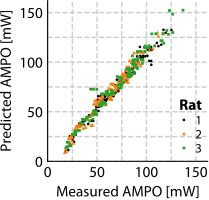

Python code for this plot:
#| label: fig-r-correlation
#| fig-cap: Comparison of experimentally measured and predicted AMPO. Measured AMPO was
#|   derived from experimentally observed MTC length and GM force. Predicted AMPO was derived using a Hill
#|   MTC-type model, with experimentally measured MTC length and stimulation over time as inputs to predict
#|   GM force. Each dot represents AMPO of one full cycle where muscle stimulation was present, such that
#|   there are three dots for each experimental SSC condition. The nearly perfect correlation demonstrates that a
#|   Hill-type MTC model can accurately predict the influence of MTC length and stimulation over time on
#|   AMPO.

#%% Load packages & set directories
import os, sys
import pandas as pd
import numpy as np
import matplotlib.pyplot as plt
from pathlib import Path

# Set directories
cwd = Path.cwd()
baseDir = cwd.parent
dataDir = baseDir / 'data'
funcDir = baseDir / 'analysis' / 'functions'
sys.path.append(str(funcDir))

import cust_fig

plt.close('all')

#%%
cust_fig.style(plt, fontname='Minion Pro',fontsize=11,grid=True)

fig = plt.figure(figsize=(15.92/3/2.54, 5.07/2.54), constrained_layout=True) # 3:2 ratio
fig.set_constrained_layout_pads(w_pad=0, h_pad=0, hspace=0, wspace=0)
gs = fig.add_gridspec(1,1)
axs = [fig.add_subplot(gs[i]) for i in range(0,gs.ncols*gs.nrows)]

colorSet = plt.rcParams['axes.prop_cycle'].by_key()['color']
colorSet[0] = '#000000'
symbols = ['o','^', 's']

#%%
for mus,clr,symbol in zip(['GMe1','GMe2','GMe3'],colorSet,symbols):
    dataDirMus = os.path.join(dataDir,mus,'')
    dataExp = pd.read_excel(dataDirMus+str(mus)+'_dataAMPO.xlsx').to_numpy()[:,5:].astype(float)
    simsExp = pd.read_excel(dataDirMus+str(mus)+'_simsAMPO.xlsx').to_numpy()[:,5:].astype(float)
    
    dataExp[dataExp<1] = np.nan
    simsExp[simsExp<1] = np.nan
        
    axs[0].plot(dataExp.flatten(),simsExp.flatten(),symbol,ms=1,color=clr)

legend = axs[0].legend(['1', '2', '3'],
                       title='Rat',
                       title_fontproperties={'weight': 'bold'},
                       loc='lower right',
                       alignment='right',
                       handlelength=0.8,
                       handletextpad=0.5,
                       labelspacing=0.2)

    
#%% Plot
axs[0].set_xlabel(r'Measured AMPO [mW]')
axs[0].set_ylabel(r'Predicted AMPO [mW]')

axs[0].set_xlim(0,162.5)
axs[0].set_xticks([0,25,50,75,100,125,150])
axs[0].set_xticklabels(['0','','50','','100','','150'])
axs[0].set_ylim(0,162.5)
axs[0].set_yticks([0,25,50,75,100,125,150])
axs[0].set_yticklabels(['0','','50','','100','','150'])

# %% Show and save
plt.show()
# fig.savefig("r_correlation.png", bbox_inches="tight", pad_inches=0, dpi=600)
fig.savefig("r_correlation.pdf", bbox_inches="tight", pad_inches=0)
# fig.savefig("r_correlation.svg", bbox_inches="tight", pad_inches=0)

# %% Checks
if len(sys.argv) > 1:
    check_size = sys.argv[1]
else:
    check_size = True  

if check_size == True or check_size == 'True':
    cust_fig.report_axes_size(fig,axs)
    # cust_fig.report_fig_size("r_correlation.png") 
    cust_fig.report_fig_size("r_correlation.pdf") 
    # cust_fig.report_fig_size("r_correlation.svg")
